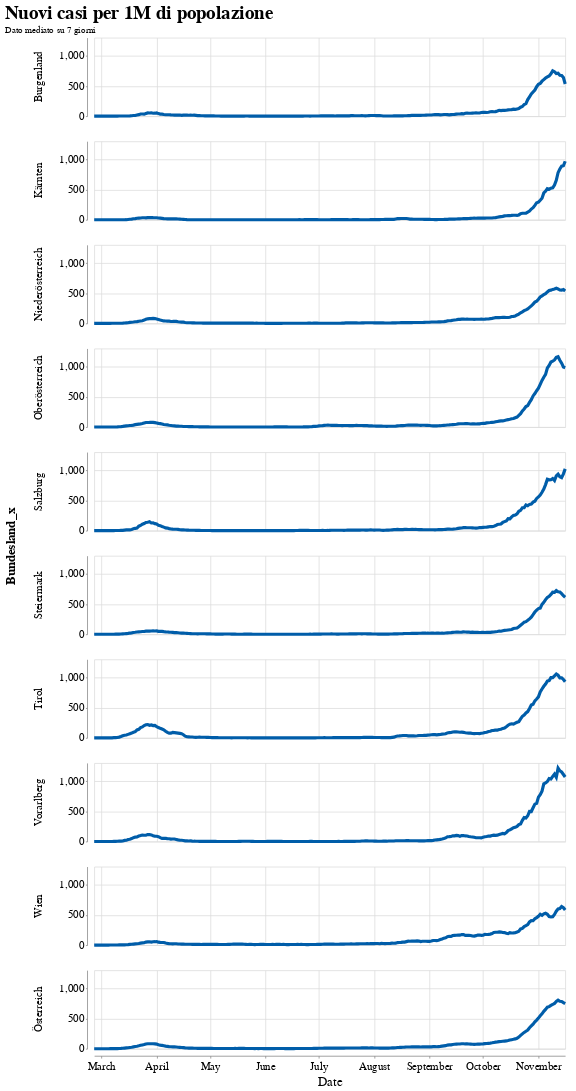

This figure's notebook cell:
### Code cell
alt.Chart(df).mark_line().encode(
    x = 'Date:T',
    y = alt.Y('Incidence:Q', title=''),
    row = 'Bundesland_x'
).properties(
    height=100,
    title={"text": "Nuovi casi per 1M di popolazione", "subtitle": ["Dato mediato su 7 giorni"]}
)

### Figure 1 — Vega-Lite specification as saved in the notebook (floating-point values rounded to 4 significant figures; data arrays with more than 128 entries replaced by an {"elided": "..."} marker saying what was removed)
{"config": {"view": {"width": 600, "height": 400}, "background": "#ffffff", "title": {"anchor": "start", "font": "Source Sans Pro, Arial, sans", "fontColor": "#000000", "fontSize": 24, "fontWeight": "bold"}, "arc": {"fill": "#005DA9"}, "area": {"fill": "#005DA9"}, "line": {"stroke": "#005DA9", "strokeWidth": 4}, "path": {"stroke": "#005DA9"}, "rect": {"fill": "#005DA9"}, "shape": {"stroke": "#005DA9"}, "bar": {"fill": "#005DA9"}, "point": {"stroke": "#005DA9"}, "symbol": {"fill": "#005DA9", "size": 60}, "axis": {"titleFont": "Source Sans Pro, sans", "titleFontSize": 16, "titleFontWeight": "normal", "labelFont": "Source Sans Pro, sans", "labelFontSize": 14, "labelFontWeight": "normal"}, "axisX": {"labelAngle": 0, "labelPadding": 4, "tickSize": 3}, "axisY": {"labelBaseline": "middle", "maxExtent": 45, "minExtent": 45, "tickSize": 2, "titleAlign": "left", "titleAngle": 0, "titleX": -45, "titleY": -11}, "headerFacet": {"titleFontSize": 16, "labelFontSize": 14}, "headerRow": {"titleFontSize": 16, "labelFontSize": 14}, "headerColumn": {"titleFontSize": 16, "labelFontSize": 14}, "legend": {"titleFont": "Source Sans Pro, sans", "titleFontSize": 16, "titleFontWeight": "normal", "symbolType": "circle", "labelFont": "Source Sans Pro, sans", "labelFontSize": 15}, "range": {"category": ["#AB377A", "#AEC067", "#9BC3B7", "#928285", "#F07F3C", "#FFE054", "#E30034", "#005DA9", "#644F54", "#5EA290", "#769F3B", "#812161", "#E36319", "#F5C631"]}}, "data": {"name": "data-082ce68181888c0a7ade010505146e3f"}, "mark": "line", "encoding": {"row": {"type": "nominal", "field": "Bundesland_x"}, "x": {"type": "temporal", "field": "Date"}, "y": {"type": "quantitative", "field": "Incidence", "title": ""}}, "height": 100, "title": {"text": "Nuovi casi per 1M di popolazione", "subtitle": ["Dato mediato su 7 giorni"]}, "$schema": "https://vega.github.io/schema/vega-lite/v4.8.1.json", "datasets": {"data-082ce68181888c0a7ade010505146e3f": {"elided": "2650 records"}}}
